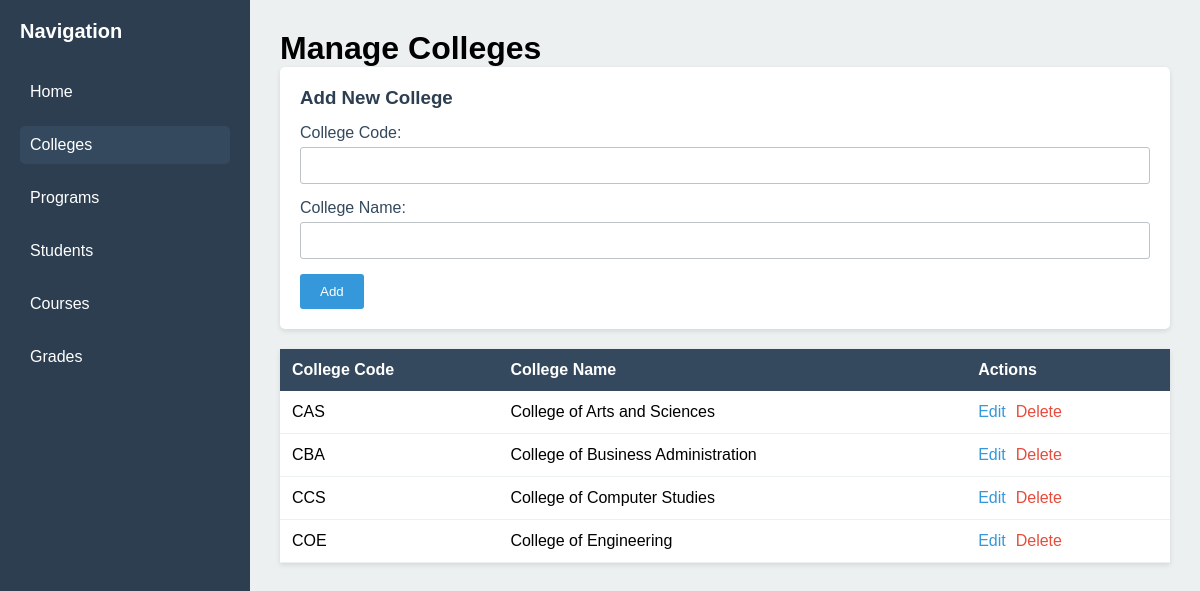
Page /colleges.php on the committed database.
### tables this page shows
CREATE TABLE college (
    college_code VARCHAR(10) PRIMARY KEY,
    college_name VARCHAR(100) NOT NULL
);

### colleges.php (the view, shortened to what this page needs)
<?php
include("connect.php");
$edit_mode = false;
$edit_data = null;
?>
<!DOCTYPE html>
<html lang="en">
<head>
    <link rel="stylesheet" href="style.css">
</head>
<body>
    <div class="container">
        <div class="sidebar">
            <h2>Navigation</h2>
            <ul>
                <li><a href="index.php">Home</a></li>
                <li><a href="colleges.php" class="active">Colleges</a></li>
                <li><a href="programs.php">Programs</a></li>
                <li><a href="students.php">Students</a></li>
                <li><a href="courses.php">Courses</a></li>
                <li><a href="grades.php">Grades</a></li>
            </ul>
        </div>
        <div class="main-content">
            <h1>Manage Colleges</h1>
            <div class="form-box">
                <h3><?php echo $edit_mode ? 'Edit College' : 'Add New College'; ?></h3>
                <form method="post">
                    <label>College Code:</label>
                    <input type="text" name="college_code" value="<?php echo $edit_mode ? htmlspecialchars($edit_data['college_code']) : ''; ?>" required>
                    <label>College Name:</label>
                    <input type="text" name="college_name" value="<?php echo $edit_mode ? htmlspecialchars($edit_data['college_name']) : ''; ?>" required>
                    <button type="submit" name="<?php echo $edit_mode ? 'update' : 'add'; ?>">
                        <?php echo $edit_mode ? 'Update' : 'Add'; ?>
                    </button>
                </form>
            </div>
            <table>
                <tr>
                    <th>College Code</th>
                    <th>College Name</th>
                    <th>Actions</th>
                </tr>
                <?php
                $result = $conn->query("SELECT * FROM college ORDER BY college_code");
                while ($row = $result->fetch_assoc()) {
                    echo "<tr>";
                    echo "<td>" . htmlspecialchars($row['college_code']) . "</td>";
                    echo "<td>" . htmlspecialchars($row['college_name']) . "</td>";
                    echo "<td class='action-links'>";
                    echo "<a href='colleges.php?edit=" . urlencode($row['college_code']) . "'>Edit</a>";
                    echo "<a href='colleges.php?delete=" . urlencode($row['college_code']) . "' class='delete'>Delete</a>";
                    echo "</td>";
                    echo "</tr>";
                }
                ?>
            </table>
        </div>
    </div>
</body>
</html>

### style.css (style rules this page uses)
* { margin: 0; padding: 0; box-sizing: border-box; }
body { font-family: Arial, sans-serif; }
.container { display: flex; min-height: 100vh; }
.sidebar { width: 250px; background-color: #2c3e50; color: white; padding: 20px; }
.sidebar h2 { margin-bottom: 30px; font-size: 20px; }
.sidebar ul { list-style: none; }
.sidebar ul li { margin-bottom: 15px; }
.sidebar ul li a { color: white; text-decoration: none; display: block; padding: 10px; border-radius: 5px; transition: background-color 0.3s; }
.sidebar ul li a:hover, .sidebar ul li a.active { background-color: #34495e; }
.main-content { flex: 1; padding: 30px; background-color: #ecf0f1; }
.form-box, .welcome-box { background-color: white; padding: 20px; border-radius: 5px; margin-bottom: 20px; box-shadow: 0 2px 5px rgba(0,0,0,0.1); }
.form-box h3 { margin-bottom: 15px; color: #2c3e50; }
.form-box label { display: block; margin-bottom: 5px; color: #34495e; }
.form-box input, .form-box select, .form-box textarea { width: 100%; padding: 10px; margin-bottom: 15px; border: 1px solid #bdc3c7; border-radius: 3px; }
.form-box button { background-color: #3498db; color: white; padding: 10px 20px; border: none; border-radius: 3px; cursor: pointer; }
table { width: 100%; background-color: white; border-collapse: collapse; box-shadow: 0 2px 5px rgba(0,0,0,0.1); }
table th { background-color: #34495e; color: white; padding: 12px; text-align: left; }
table td { padding: 12px; border-bottom: 1px solid #ecf0f1; }
.action-links a { color: #3498db; text-decoration: none; margin-right: 10px; }
.action-links a.delete { color: #e74c3c; }

### rows in the picture
college: college_code "CAS", college_name "College of Arts and Sciences"
college: college_code "CBA", college_name "College of Business Administration"
college: college_code "CCS", college_name "College of Computer Studies"
college: college_code "COE", college_name "College of Engineering"
